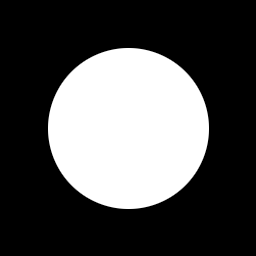
#> input picture Measuring Area from Images/circ.png, 256 x 256 px
$ jupyter execute --allow-errors 'Act 4.ipynb'   (shell and % lines are left out)
#> lines starting #> are read from the running program, lines starting #| are printed output that depends on the picture; after the words box and inside, x2 and y2 are one past the last pixel; in counts of white or black regions, pixels touching at a corner belong together; long printed decimals are rounded
[cell 1]
import matplotlib.pyplot as plt
import matplotlib.image as mpimg
import numpy as np
from scipy import ndimage
import cv2
from skimage import io
from PIL import Image

# 1. Generate Contour

[cell 2]
W =mpimg.imread('circ.png')
#> W is the input picture: shape (256, 256, 4) float32; mean R, G, B, A 0.311, 0.311, 0.311, 1
#Sizes
print('Size of the image')
print(W.shape)
#| (256, 256, 4)
print('Actual area of the shape (px)')
act_area= 20,358.306 #got this from GIMP
print(act_area)

plt.imshow(W)
plt.show()

print('Sobel Edge Detection')
edge_horizont = ndimage.sobel(W, 0)
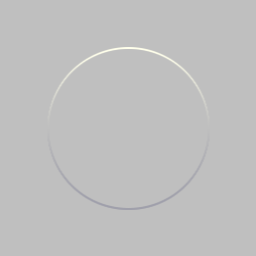
#> edge_horizont: shape (256, 256, 4) float32; mean R, G, B, A -3.71e-09, -3.71e-09, 1.43e-09, -9.29e-10; transparent parts drawn white
edge_vertical = ndimage.sobel(W, 1)
s_edge = np.hypot(edge_horizont, edge_vertical)
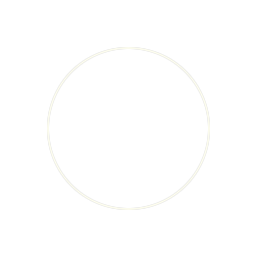
#> s_edge: shape (256, 256, 4) float32; mean R, G, B, A 0.248, 0.248, 0.186, 0.0619; transparent parts drawn white
plt.imshow(s_edge)
plt.show()

print('Canny Edge Detection')
T = cv2.imread('circ.png')
#> T: shape (256, 256, 3); min 0, max 255, mean 79.3
c_edge = cv2.Canny(T,256,256)
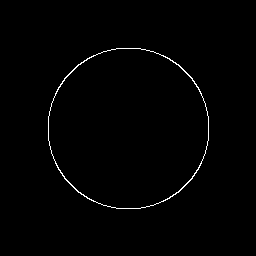
#> c_edge: shape (256, 256); 0.89% white in thin lines or dots, all inside (x1, y1, x2, y2) = (48, 48, 209, 209)
plt.imshow(c_edge,cmap='gray')
plt.show()

# 2. Arrange X,Y coords to increasing Theta

[cell 3]
#Find edge pixel coords
ind = np.where(c_edge != [0])
#> ind = 584 positions, rows 48 to 208, columns 48 to 208
#Get the centroid of the shape
    #ind[] are the pixel coords of the edges
imgx = ind[0].shape #total number of edge
#> imgx = (584,)
imgy = ind[1].shape #            pixels
#> imgy = (584,)
snumx = np.sum(ind[0])
#> snumx = 74752
snumy = np.sum(ind[1])
#> snumy = 74752
centx = snumx/imgx
#> centx = [128]
centy = snumy/imgy
#> centy = [128]

print('centroid: ',centx,centy)
#| centroid:  [128.] [128.]

#Subtract center of the image
centroid_x = ind[0]-centx #centroid in the x-axis
#> centroid_x = 584 values from -80 to 80
centroid_y =ind[1]-centy #centroid in the y-axis
#> centroid_y = 584 values, max 80 at index 268, min -80 at index 267, mean 0

# [6 lines of commented-out code are left out]
r = np.sqrt(centroid_x**2+centroid_y[1]**2)
#> r = 584 values, max 80.75 at index 0, min 11 at index 291, mean 53.66
theta = np.arctan2(centroid_y,centroid_x)
#> theta = 584 values, max 3.14 at index 12, min -3.13 at index 11, mean 0.00538

#ang = zip(centroid_x,centroid_y,sort_theta) -> wrong, causes mismatching
ang = zip(centroid_x,centroid_y,theta)
ang_list = list(ang)
#> ang_list = 584 items, first 6: (-80, -12, -2.99), (-80, -11, -3), (-80, -10, -3.02), (-80, -9, -3.03), (-80, -8, -3.04), (-80, -7, -3.05)
#For sorting list acc to increasing angle
def Theta(elem):
    return elem[2]
ang_slist = sorted(ang_list,key=Theta)
#> ang_slist = 584 items, first 6: (-80, -1, -3.13), (-80, -2, -3.12), (-80, -3, -3.1), (-80, -4, -3.09), (-80, -5, -3.08), (-80, -6, -3.07)
ang_slist1 = np.array(ang_slist) #turn to an array (kinda useless rn)
#> ang_slist1 = 584 rows, first 8: [-80, -1, -3.13], [-80, -2, -3.12], [-80, -3, -3.1], [-80, -4, -3.09], [-80, -5, -3.08], [-80, -6, -3.07], [-80, -7, -3.05], [-80, -8, -3.04]
#print(ang_slist)
#print(max(theta))
#print(min(theta))
x_points = np.array([i[0] for i in ang_slist])
#> x_points = 584 values, max 80 at index 279, min -80 at index 0, mean 0
y_points = np.array([i[1] for i in ang_slist])
#> y_points = 584 values, max 80 at index 425, min -80 at index 133, mean 0

# 3. Apply Green's Theorem to get Area

[cell 4]
 #FOR GREEN"S THEOREM
x_points = np.array([i[0] for i in ang_slist])
y_points = np.array([i[1] for i in ang_slist])

#print(x_points)
#print(y_points)

def Green(x,y):
    a = 0
    for i in range(len(x)-1):
        a += x[i]*y[i+1] - y[i]*x[i+1]
#> this loop made 583 passes
#> a on passes 1 to 3: 80, 160, 240
#> after the loop, a = 40576
    return abs(a/2)

Area = Green(x_points,y_points) + ind[0].shape
#> Area = [20872]
err =  100*(Area-act_area)/(Area)
#> err = [99.9, 98.28]
print('Calculated area of the shape: ',Area)
#| Calculated area of the shape:  [20872.]
print('Actual are of the shape: ',act_area)
print('%error: ',err )
#| %error:  [99.904 98.283]

# For a square

#> (a cell that did not finish here is left out)

#> (a cell that did not finish here is left out)

[cell 7]
W =mpimg.imread('tri.png')
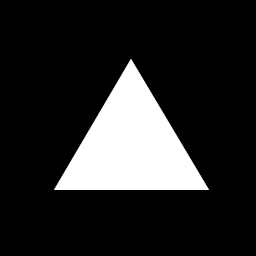
#> input picture Measuring Area from Images/tri.png, 256 x 256 px
#> W is the input picture: shape (256, 256, 3) float32; min 0, max 1, mean 0.156
#Sizes
print('Size of the image')
print(W.shape)
#| (256, 256, 3)
print('Actual area of the shape (px)')
act_area= 10,152.5
#b = 155 , h = 131
#got this from GIMP
print(act_area)

plt.imshow(W)
plt.show()

print('Sobel Edge Detection')
edge_horizont = ndimage.sobel(W, 0)
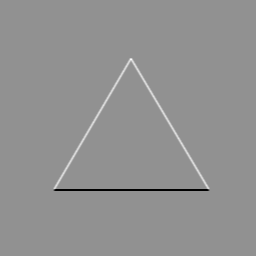
#> edge_horizont: shape (256, 256, 3) float32; min -16, max 12.02, mean 7.45e-09; drawn with min black and max white
edge_vertical = ndimage.sobel(W, 1)
#> edge_vertical: shape (256, 256, 3) float32
s_edge = np.hypot(edge_horizont, edge_vertical)
#> s_edge: shape (256, 256, 3) float32
plt.imshow(s_edge)
plt.show()
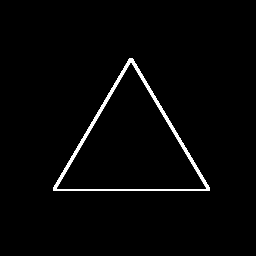
#> shown: shape (256, 256, 3) float32; min 0, max 1, mean 0.0215

print('Canny Edge Detection')
T = cv2.imread('tri.png')
#> T: shape (256, 256, 3); min 0, max 255, mean 39.7
c_edge = cv2.Canny(T,256,256)
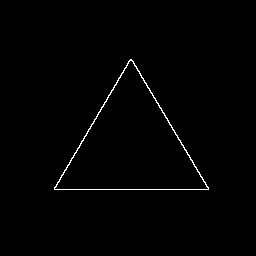
#> c_edge: shape (256, 256); 0.87% white in thin lines or dots, all inside (x1, y1, x2, y2) = (54, 59, 209, 190)
plt.imshow(c_edge,cmap='gray')
plt.show()

#Find edge pixel coords
ind = np.where(c_edge != [0])
#> ind = 568 positions, rows 59 to 189, columns 54 to 208
#Get the centroid of the shape
    #total number of pixels
imgx = ind[0].shape
#> imgx = (568,)
imgy = ind[1].shape
#> imgy = (568,)
snumx = np.sum(ind[0])
#> snumx = 80306
snumy = np.sum(ind[1])
#> snumy = 74344
centx = snumx/imgx
#> centx = [141.4]
centy = snumy/imgy
#> centy = [130.9]

print('centroid: ',centx,centy)
#| centroid:  [141.384] [130.887]

#Subtract center of the image
centroid_x = ind[0]-centx
#> centroid_x = 568 values from -82.38 to 47.62
centroid_y =ind[1]-centy
#> centroid_y = 568 values, max 77.11 at index 410, min -76.89 at index 407, mean -9.91e-15

# [6 lines of commented-out code are left out]
r = np.sqrt(centroid_x**2+centroid_y[1]**2)
#> r = 568 values, max 82.38 at index 0, min 0.4 at index 261, mean 38.37
theta = np.arctan2(centroid_y,centroid_x)
#> theta = 568 values, max 3.14 at index 1, min -3.13 at index 0, mean 0.00556

#ang = zip(centroid_x,centroid_y,sort_theta) -> wrong, causes mismatching
ang = zip(centroid_x,centroid_y,theta)
ang_list = list(ang)
#> ang_list = 568 items, first 6: (-82.38, -0.887, -3.13), (-82.38, 0.113, 3.14), (-81.38, -1.89, -3.12), (-81.38, -0.887, -3.13), (-81.38, 0.113, 3.14), (-81.38, 1.11, 3.13)
#For sorting list acc to increasing angle
def Theta(elem):
    return elem[2]
ang_slist = sorted(ang_list,key=Theta)
#> ang_slist = 568 items, first 6: (-82.38, -0.887, -3.13), (-81.38, -0.887, -3.13), (-81.38, -1.89, -3.12), (-80.38, -1.89, -3.12), (-80.38, -2.89, -3.11), (-79.38, -2.89, -3.11)
ang_slist1 = np.array(ang_slist) #turn to an array (kinda useless rn)
#> ang_slist1 = 568 rows, first 8: [-82.38, -0.887, -3.13], [-81.38, -0.887, -3.13], [-81.38, -1.89, -3.12], [-80.38, -1.89, -3.12], [-80.38, -2.89, -3.11], [-79.38, -2.89, -3.11], [-78.38, -2.89, -3.1], [-78.38, -3.89, -3.09]
#print(ang_slist)
#print(max(theta))
#print(min(theta))
x_points = np.array([i[0] for i in ang_slist])
#> x_points = 568 values, max 47.62 at index 206, min -82.38 at index 0, mean 4.8e-15
y_points = np.array([i[1] for i in ang_slist])
#> y_points = 568 values, max 77.11 at index 360, min -76.89 at index 202, mean -6.4e-15


 #FOR GREEN"S THEOREM
x_points = np.array([i[0] for i in ang_slist])
y_points = np.array([i[1] for i in ang_slist])

#print(x_points)
#print(y_points)

def Green(x,y):
    a = 0
    for i in range(len(x)-1):
        a += x[i]*y[i+1] - y[i]*x[i+1]
#> this loop made 567 passes
#> a on passes 1 to 3: 0.887, 82.27, 84.16
#> after the loop, a = 20209.6
    return abs(a/2)

Area = Green(x_points,y_points) + ind[0].shape
#> Area = [10672.8]
err =  100*(Area-act_area)/(Area)
#> err = [99.91, 98.57]
print('Calculated area of the shape: ',Area)
#| Calculated area of the shape:  [10672.808]
print('Actual are of the shape: ',act_area)
print('%error: ',err )
#| %error:  [99.906 98.571]

# Now, I'll use my favorite historical site and get its area

## The Acropolis in Athens, Greece that houses the Parthenon

[cell 8]
W =mpimg.imread('acropolis_outline.png')
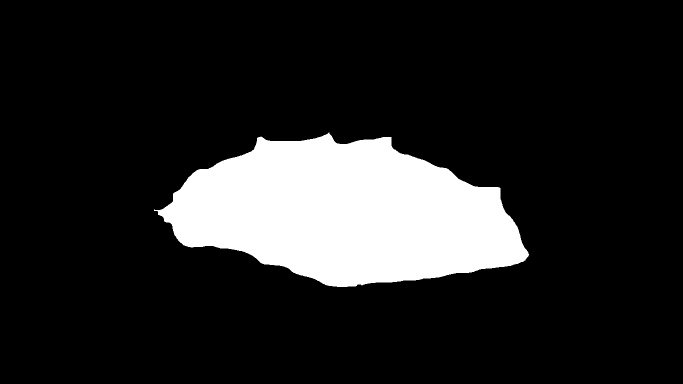
#> input picture Measuring Area from Images/acropolis_outline.png, 1366 x 768 px (shown at 1/2 size)
#> W is the input picture: shape (768, 1366, 4) float32; mean R, G, B, A 0.145, 0.145, 0.145, 1
#Sizes
print('Size of the image')
print(W.shape)
#| (768, 1366, 4)
print('Actual area of the shape (px)')
act_area= 30,400 #got this from GIMP
print(act_area)

plt.imshow(W)
plt.show()

print('Sobel Edge Detection')
edge_horizont = ndimage.sobel(W, 0)
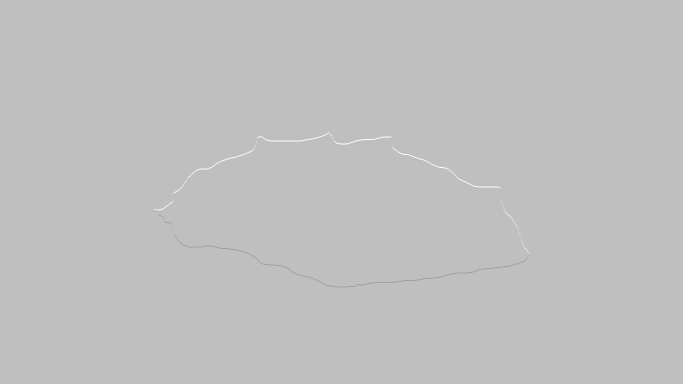
#> edge_horizont: shape (768, 1366, 4) float32 (shown at 1/2 size); mean R, G, B, A 0, 0, 0, 0; transparent parts drawn white
edge_vertical = ndimage.sobel(W, 1)
#> edge_vertical: shape (768, 1366, 4) float32
s_edge = np.hypot(edge_horizont, edge_vertical)
#> s_edge: shape (768, 1366, 4) float32
plt.imshow(s_edge)
plt.show()

print('Canny Edge Detection')
T = cv2.imread('acropolis_outline.png')
#> T: shape (768, 1366, 3); 14.5% white; 1 white region, box (x1, y1, x2, y2) and area: (308, 265, 1058, 574) 152579
c_edge = cv2.Canny(T,256,256)
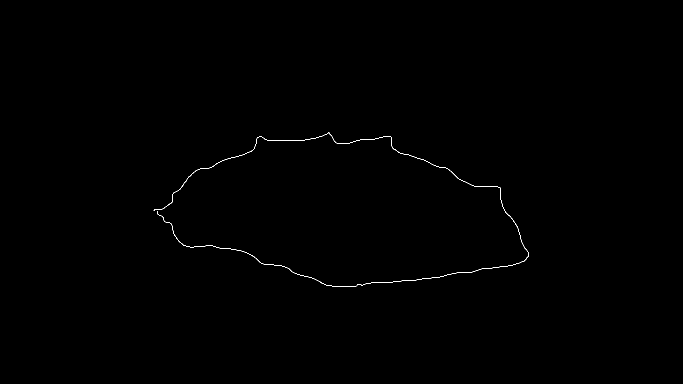
#> c_edge: shape (768, 1366) (shown at 1/2 size); 0.17% white in thin lines or dots, all inside (x1, y1, x2, y2) = (307, 265, 1058, 574)
plt.imshow(c_edge,cmap='gray')
plt.show()

#Find edge pixel coords
ind = np.where(c_edge != [0])
#> ind = 1817 positions, rows 265 to 573, columns 307 to 1057
#Get the centroid of the shape
    #total number of pixels
imgx = ind[0].shape
#> imgx = (1817,)
imgy = ind[1].shape
#> imgy = (1817,)
snumx = np.sum(ind[0])
#> snumx = 773260
snumy = np.sum(ind[1])
#> snumy = 1242307
centx = snumx/imgx
#> centx = [425.6]
centy = snumy/imgy
#> centy = [683.7]

print('centroid: ',centx,centy)
#| centroid:  [425.570] [683.713]

#Subtract center of the image
centroid_x = ind[0]-centx
#> centroid_x = 1817 values from -160.6 to 147.4
centroid_y =ind[1]-centy
#> centroid_y = 1817 values, max 373.3 at index 1221, min -376.7 at index 878, mean -3e-14

# [6 lines of commented-out code are left out]
r = np.sqrt(centroid_x**2+centroid_y[1]**2)
#> r = 1817 values, max 162.8 at index 0, min 26.72 at index 893, mean 102.9
theta = np.arctan2(centroid_y,centroid_x)
#> theta = 1817 values, max 3.14 at index 300, min -3.14 at index 299, mean -0.0608

#ang = zip(centroid_x,centroid_y,sort_theta) -> wrong, causes mismatching
ang = zip(centroid_x,centroid_y,theta)
ang_list = list(ang)
#> ang_list = 1817 items, first 6: (-160.6, -27.71, -2.97), (-160.6, -26.71, -2.98), (-160.6, -25.71, -2.98), (-159.6, -28.71, -2.96), (-159.6, -27.71, -2.97), (-159.6, -25.71, -2.98)
#For sorting list acc to increasing angle
def Theta(elem):
    return elem[2]
ang_slist = sorted(ang_list,key=Theta)
#> ang_slist = 1817 items, first 6: (-138.6, -0.713, -3.14), (-138.6, -1.71, -3.13), (-138.6, -2.71, -3.12), (-138.6, -3.71, -3.11), (-138.6, -4.71, -3.11), (-138.6, -5.71, -3.1)
ang_slist1 = np.array(ang_slist) #turn to an array (kinda useless rn)
#> ang_slist1 = 1817 rows, first 8: [-138.6, -0.713, -3.14], [-138.6, -1.71, -3.13], [-138.6, -2.71, -3.12], [-138.6, -3.71, -3.11], [-138.6, -4.71, -3.11], [-138.6, -5.71, -3.1], [-139.6, -6.71, -3.09], [-139.6, -7.71, -3.09]
#print(ang_slist)
#print(max(theta))
#print(min(theta))
x_points = np.array([i[0] for i in ang_slist])
#> x_points = 1817 values, max 147.4 at index 906, min -160.6 at index 38, mean 4e-14
y_points = np.array([i[1] for i in ang_slist])
#> y_points = 1817 values, max 373.3 at index 1299, min -376.7 at index 473, mean 0


 #FOR GREEN"S THEOREM
x_points = np.array([i[0] for i in ang_slist])
y_points = np.array([i[1] for i in ang_slist])

#print(x_points)
#print(y_points)

def Green(x,y):
    a = 0
    for i in range(len(x)-1):
        a += x[i]*y[i+1] - y[i]*x[i+1]
#> this loop made 1816 passes
#> a on passes 1 to 3: 138.6, 277.1, 415.7
#> after the loop, a = 304866.4
    return abs(a/2)

Area = Green(x_points,y_points) + ind[0].shape
#> Area = [154250.2]
# 107 pixels per 50 m
print('Calculated area of the shape: ',Area)
#| Calculated area of the shape:  [154250.215]
print('Actual area of the shape: ',act_area,' m')
print('Pixel conversion to sq. m.: ', Area*(50**2)/107**2)
#| Pixel conversion to sq. m.:  [33682.028]
